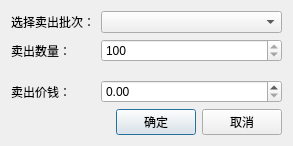
<?xml version="1.0" encoding="UTF-8"?>
<ui version="4.0">
 <class>JKSellStockCodeWgt</class>
 <widget class="QDialog" name="JKSellStockCodeWgt">
  <property name="geometry">
   <rect>
    <x>0</x>
    <y>0</y>
    <width>293</width>
    <height>146</height>
   </rect>
  </property>
  <property name="windowTitle">
   <string>JKSellStockCodeWgt</string>
  </property>
  <layout class="QFormLayout" name="formLayout">
   <item row="0" column="0">
    <widget class="QLabel" name="label_3">
     <property name="text">
      <string>选择卖出批次：</string>
     </property>
    </widget>
   </item>
   <item row="0" column="1">
    <widget class="QComboBox" name="cmbBx"/>
   </item>
   <item row="6" column="0" colspan="2">
    <layout class="QHBoxLayout" name="horizontalLayout">
     <item>
      <spacer name="horizontalSpacer">
       <property name="orientation">
        <enum>Qt::Horizontal</enum>
       </property>
       <property name="sizeHint" stdset="0">
        <size>
         <width>40</width>
         <height>20</height>
        </size>
       </property>
      </spacer>
     </item>
     <item>
      <widget class="QPushButton" name="pBtnOK">
       <property name="text">
        <string>确定</string>
       </property>
      </widget>
     </item>
     <item>
      <widget class="QPushButton" name="pBtnCancel">
       <property name="text">
        <string>取消</string>
       </property>
      </widget>
     </item>
    </layout>
   </item>
   <item row="3" column="0">
    <spacer name="verticalSpacer">
     <property name="orientation">
      <enum>Qt::Vertical</enum>
     </property>
     <property name="sizeHint" stdset="0">
      <size>
       <width>20</width>
       <height>40</height>
      </size>
     </property>
    </spacer>
   </item>
   <item row="1" column="0">
    <widget class="QLabel" name="label">
     <property name="text">
      <string>卖出数量：</string>
     </property>
    </widget>
   </item>
   <item row="4" column="0">
    <widget class="QLabel" name="label_2">
     <property name="text">
      <string>卖出价钱：</string>
     </property>
    </widget>
   </item>
   <item row="1" column="1">
    <widget class="QSpinBox" name="spBxCount">
     <property name="readOnly">
      <bool>true</bool>
     </property>
     <property name="maximum">
      <number>9999000</number>
     </property>
     <property name="singleStep">
      <number>100</number>
     </property>
     <property name="value">
      <number>100</number>
     </property>
    </widget>
   </item>
   <item row="4" column="1">
    <widget class="QDoubleSpinBox" name="dSpBxPrice">
     <property name="readOnly">
      <bool>false</bool>
     </property>
     <property name="maximum">
      <double>99999999.989999994635582</double>
     </property>
     <property name="singleStep">
      <double>0.010000000000000</double>
     </property>
    </widget>
   </item>
  </layout>
 </widget>
 <layoutdefault spacing="6" margin="11"/>
 <resources/>
 <connections/>
</ui>
